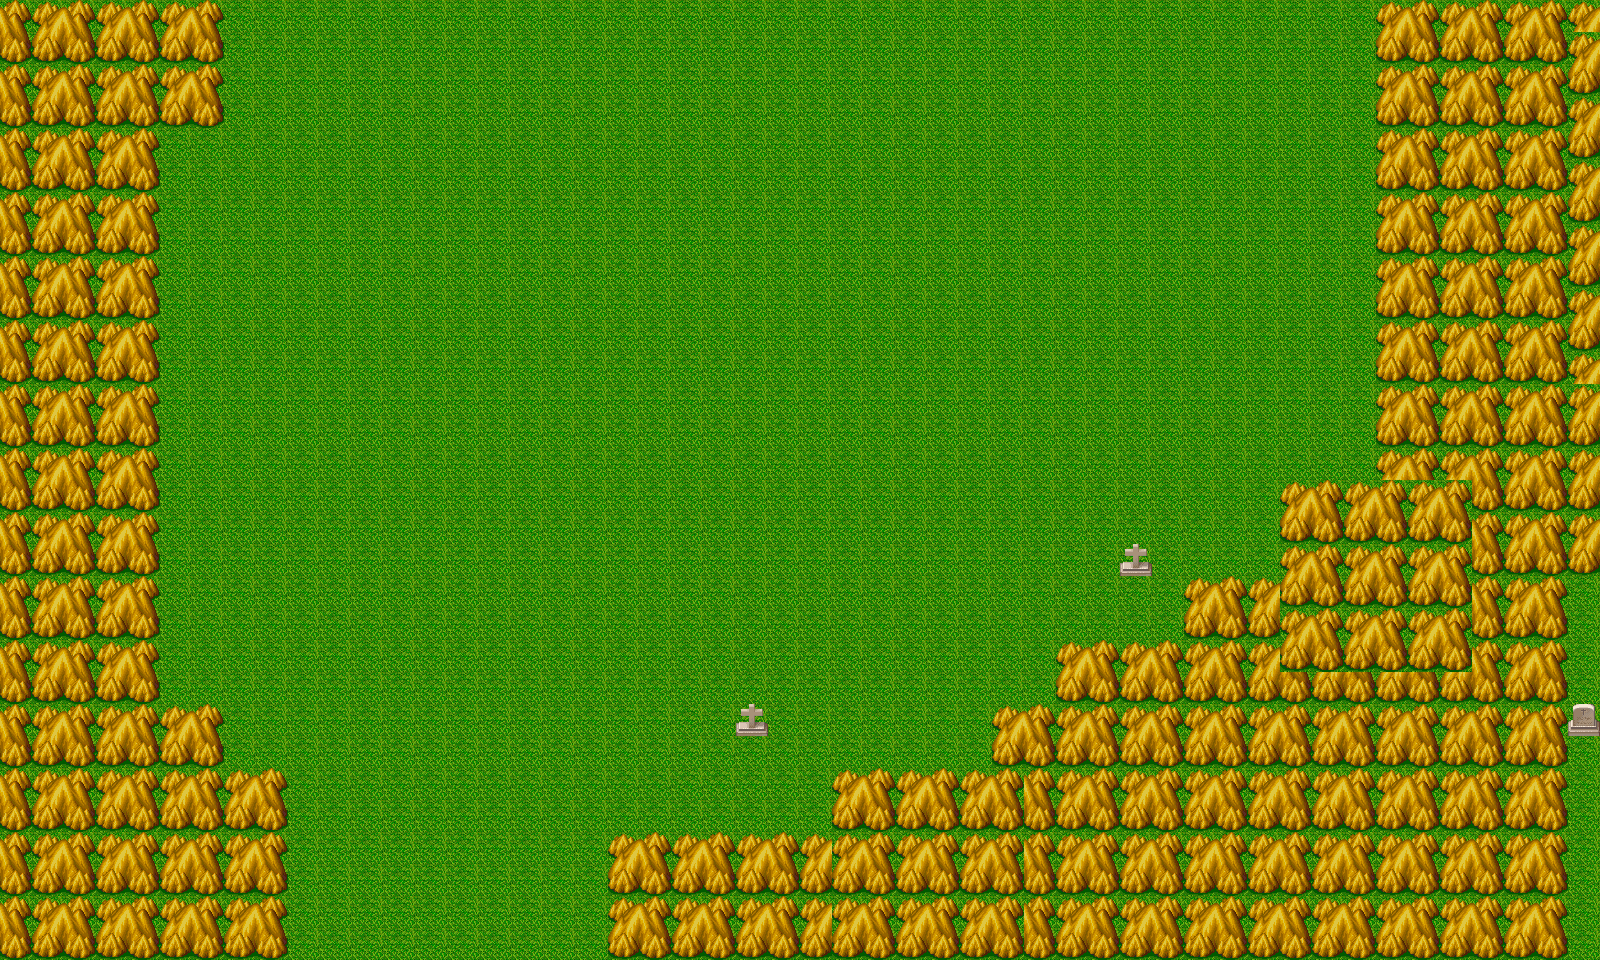

The image is a tile-based game level rendered from a .tmx file. Its description and source (layers, tilesets, objects; grid data summarised) follow:
An orthogonal 50x30 tile map with 32x32 px tiles, 2 tile layers (Tile Layer 1, COLLISION), 2 tilesets and 1 object (Enemy).

<map version="1.0" tiledversion="1.1.3004" orientation="orthogonal" renderorder="right-down" width="50" height="30" tilewidth="32" tileheight="32" infinite="0" nextobjectid="7">
 <tileset firstgid="1" name="tileset" tilewidth="32" tileheight="32" tilecount="512" columns="16">
  <image source="TILESET2.png" width="512" height="1024" />
 </tileset>
 <tileset firstgid="513" name="TestTileset" tilewidth="32" tileheight="32" tilecount="512" columns="16">
  <image source="TILESET2.png" width="512" height="1024" />
 </tileset>
 <layer name="Tile Layer 1" width="50" height="30">
  <data>[1500 cells, 1500 non-empty, 2 distinct tile ids]</data>
 </layer>
 <layer name="COLLISION" width="50" height="30">
  <data>[1500 cells, 582 non-empty, 6 distinct tile ids]</data>
 </layer>
 <objectgroup name="EVENTS" offsetx="-9.85869" offsety="-13.1449">
  <object id="1" name="Susumu" type="Enemy" x="406.539" y="570.256" width="164.952" height="263.866" />
 </objectgroup>
</map>